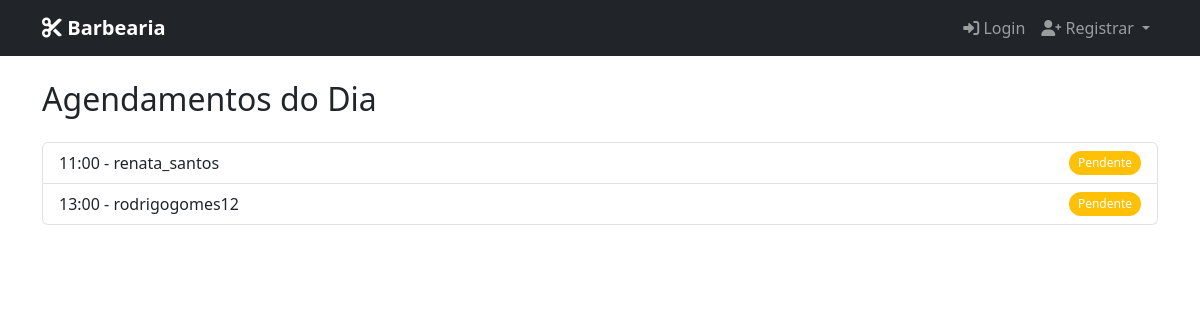
The page /agendados/ on the database its author committed.
### core/models.py (models this page shows, shortened)
class Corte(models.Model):
    cliente = models.ForeignKey(Cliente, on_delete=models.CASCADE)
    data = models.DateField()
    hora = models.TimeField()
    valor = models.DecimalField(max_digits=6, decimal_places=2)
    realizado = models.BooleanField(default=False)
    observacoes = models.TextField(blank=True, null=True)
    data_criacao = models.DateTimeField(default=timezone.now)

class Cliente(AbstractUser):
    telefone = models.CharField(max_length=20)
    is_barbeira = models.BooleanField(default=False)  # Campo para identificar se é barbeira
    groups = models.ManyToManyField(
        'auth.Group',
        verbose_name='groups',
        blank=True,
        related_name='cliente_groups',  # Nome único
        related_query_name='cliente'
    )
    user_permissions = models.ManyToManyField(
        'auth.Permission',
        verbose_name='user permissions',
        blank=True,
        related_name='cliente_permissions',  # Nome único
        related_query_name='cliente'
    )
    class Meta:
        verbose_name = 'Cliente'
        verbose_name_plural = 'Clientes'

### core/views.py (the view)
# urls.py: path('agendados/', views.agendamentos_dia, name='agendados'),
def agendamentos_dia(request):
    from datetime import date
    hoje = date.today()
    agendados = Corte.objects.filter(data=hoje)
    return render(request, 'agendados.html', {'agendados': agendados})

### core/templates/agendados.html
{% extends 'base.html' %}
{% block content %}
<div class="container mt-4">
    <h2 class="mb-4">Agendamentos do Dia</h2>
    <ul class="list-group">
        {% for corte in agendados %}
            <li class="list-group-item d-flex justify-content-between align-items-center">
                {{ corte.hora|time:"H:i" }} - {{ corte.cliente.username }}
                <span class="badge bg-{% if corte.realizado %}success{% else %}warning{% endif %} rounded-pill">
                    {% if corte.realizado %}Realizado{% else %}Pendente{% endif %}
                </span>
            </li>
        {% empty %}
            <li class="list-group-item text-muted">Nenhum agendamento hoje.</li>
        {% endfor %}
    </ul>
</div>
{% endblock %}

### static/css/meu_estilo.css (style rules this page uses)
.badge { font-weight: 500; padding: 0.5em 0.75em; }

### core/templates/base.html (style rules this page uses)
.badge { font-size: 0.75em; }

### rows shown on the page
Corte: hora "11:00", cliente.username "renata_santos", realizado "Pendente"
Corte: hora "13:00", cliente.username "rodrigogomes12", realizado "Pendente"
